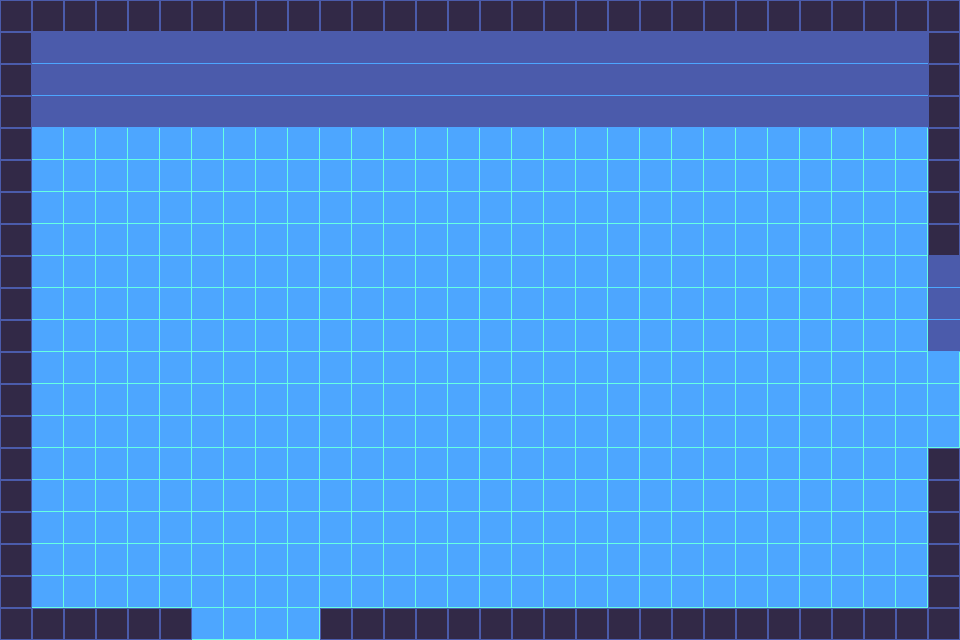

A level layout from a 2D game, rendered from its tile map. Below: a short description, then the map file with its tile-grid data intact:
An orthogonal 30x20 tile map with 32x32 px tiles, 1 tile layer (Tile Layer 1), 2 tilesets and 20 objects (6x wall_rect).

<map version="1.10" tiledversion="1.10.2" orientation="orthogonal" renderorder="right-down" width="30" height="20" tilewidth="32" tileheight="32" infinite="0" nextlayerid="4" nextobjectid="36">
 <tileset firstgid="1" source="tilemap3.tsx" />
 <tileset firstgid="17" source="objects.tsx" />
 <layer id="1" name="Tile Layer 1" width="30" height="20">
  <data encoding="csv">
1,1,1,1,1,1,1,1,1,1,1,1,1,1,1,1,1,1,1,1,1,1,1,1,1,1,1,1,1,1,
1,3,3,3,3,3,3,3,3,3,3,3,3,3,3,3,3,3,3,3,3,3,3,3,3,3,3,3,3,1,
1,3,3,3,3,3,3,3,3,3,3,3,3,3,3,3,3,3,3,3,3,3,3,3,3,3,3,3,3,1,
1,3,3,3,3,3,3,3,3,3,3,3,3,3,3,3,3,3,3,3,3,3,3,3,3,3,3,3,3,1,
1,2,2,2,2,2,2,2,2,2,2,2,2,2,2,2,2,2,2,2,2,2,2,2,2,2,2,2,2,1,
1,2,2,2,2,2,2,2,2,2,2,2,2,2,2,2,2,2,2,2,2,2,2,2,2,2,2,2,2,1,
1,2,2,2,2,2,2,2,2,2,2,2,2,2,2,2,2,2,2,2,2,2,2,2,2,2,2,2,2,1,
1,2,2,2,2,2,2,2,2,2,2,2,2,2,2,2,2,2,2,2,2,2,2,2,2,2,2,2,2,1,
1,2,2,2,2,2,2,2,2,2,2,2,2,2,2,2,2,2,2,2,2,2,2,2,2,2,2,2,2,3,
1,2,2,2,2,2,2,2,2,2,2,2,2,2,2,2,2,2,2,2,2,2,2,2,2,2,2,2,2,3,
1,2,2,2,2,2,2,2,2,2,2,2,2,2,2,2,2,2,2,2,2,2,2,2,2,2,2,2,2,3,
1,2,2,2,2,2,2,2,2,2,2,2,2,2,2,2,2,2,2,2,2,2,2,2,2,2,2,2,2,2,
1,2,2,2,2,2,2,2,2,2,2,2,2,2,2,2,2,2,2,2,2,2,2,2,2,2,2,2,2,2,
1,2,2,2,2,2,2,2,2,2,2,2,2,2,2,2,2,2,2,2,2,2,2,2,2,2,2,2,2,2,
1,2,2,2,2,2,2,2,2,2,2,2,2,2,2,2,2,2,2,2,2,2,2,2,2,2,2,2,2,1,
1,2,2,2,2,2,2,2,2,2,2,2,2,2,2,2,2,2,2,2,2,2,2,2,2,2,2,2,2,1,
1,2,2,2,2,2,2,2,2,2,2,2,2,2,2,2,2,2,2,2,2,2,2,2,2,2,2,2,2,1,
1,2,2,2,2,2,2,2,2,2,2,2,2,2,2,2,2,2,2,2,2,2,2,2,2,2,2,2,2,1,
1,2,2,2,2,2,2,2,2,2,2,2,2,2,2,2,2,2,2,2,2,2,2,2,2,2,2,2,2,1,
1,1,1,1,1,1,2,2,2,2,1,1,1,1,1,1,1,1,1,1,1,1,1,1,1,1,1,1,1,1
</data>
 </layer>
 <objectgroup id="2" name="shapes" visible="0">
  <object id="5" name="wall_rect" x="30.6667" y="28" width="894.667" height="36" />
  <object id="7" name="wall_rect" x="928" y="56" width="33.3333" height="234.667" />
  <object id="8" name="wall_rect" x="929.333" y="445.333" width="30.6667" height="194.667" />
  <object id="10" name="wall_rect" x="321.333" y="606.667" width="606.667" height="33.3333" />
  <object id="11" name="wall_rect" x="32" y="606.667" width="157.333" height="33.3333" />
  <object id="13" name="wall_rect" x="1.33333" y="62.6667" width="29.3333" height="544" />
 </objectgroup>
 <objectgroup id="3" name="objects">
  <object id="20" gid="20" x="33.3333" y="158.667" width="64" height="64" />
  <object id="22" gid="20" x="100.333" y="158.833" width="64" height="64" />
  <object id="23" gid="19" x="33" y="606" width="64" height="128" />
  <object id="24" gid="21" x="321.333" y="606.5" width="64" height="64" />
  <object id="25" gid="21" x="388" y="606.667" width="64" height="64" />
  <object id="26" gid="22" x="251.333" y="126.667" width="64" height="64" />
  <object id="27" gid="24" x="863.333" y="95.3333" width="64" height="64" />
  <object id="28" gid="23" x="792.667" y="95.3333" width="64" height="64" />
  <object id="29" gid="25" x="720.667" y="97" width="64" height="64" />
  <object id="30" gid="26" x="458" y="608" width="128" height="64" />
  <object id="31" gid="27" x="621.333" y="128" width="96" height="96" />
  <object id="32" gid="27" x="523.333" y="126.667" width="96" height="96" />
  <object id="33" gid="27" x="424.667" y="127.333" width="96" height="96" />
  <object id="35" gid="28" x="320" y="128" width="96" height="96" />
 </objectgroup>
</map>
